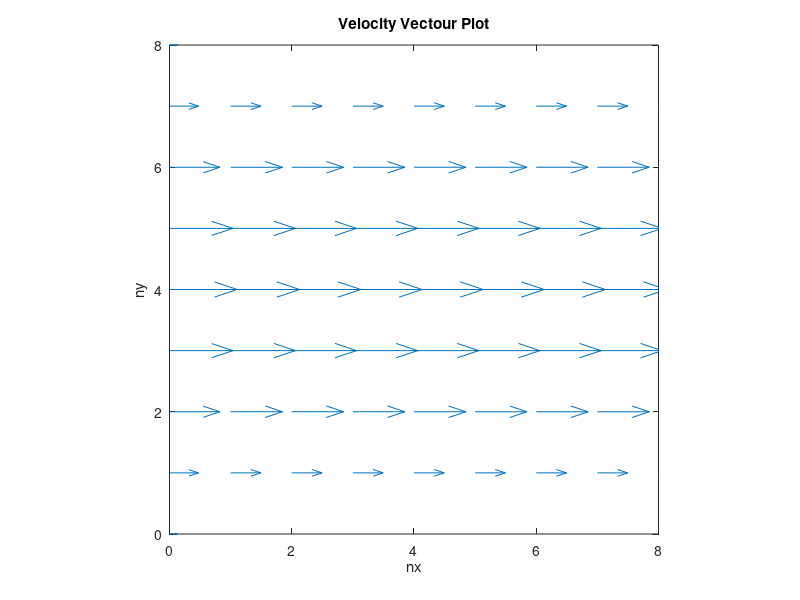
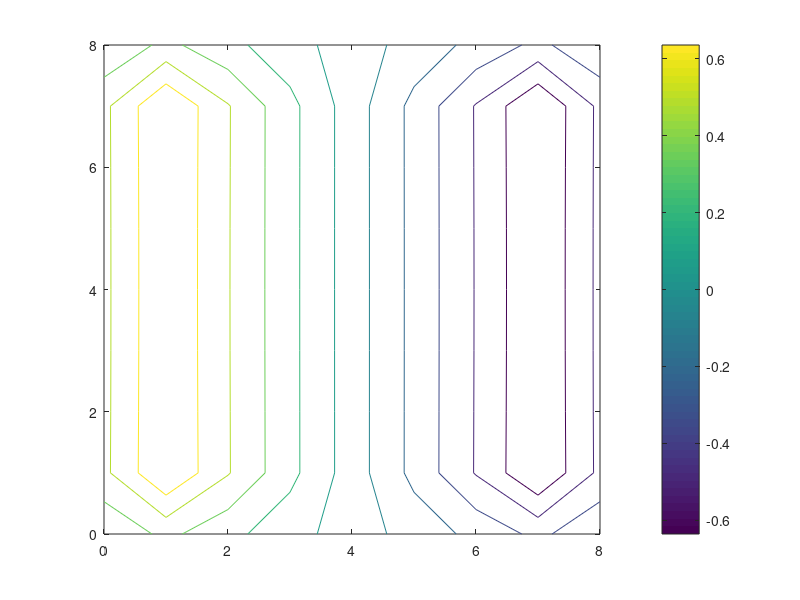

MATLAB code to generate these figures, in order:
%Stokes equation for 2D channel for
%SOR method for faster convergent
clc;
clear all;
close all;
%-----------------------------------------------------------------------
%Define all numerial values
%------------------------------------------------------------------------
Re = 1;                 %Reynolds Number
visc=1/Re;              %viscosity
nx = 8;                 %gridpoints along x
ny = 8;                 %gridpoints along y
lx = 1;                 %lenght of the domain
ly = 1;                 %width of the domain
ft=0.5;                 %final time
MaxErr = 0.001;         %maximum error for pressure
Maxit=10;              %maximum iteration
nstep= 200;
beta=1.2;               %SOR factor
dt=0.01;               %time step size
gx =0; gy=0;        %external forces

%---------------------------------------------
%Variable initialization
u = zeros(nx+1,ny+2); ut = zeros(nx+1,ny+2);  %velocity in x direction
v = zeros(nx+2,ny+1); vt = zeros(nx+2,ny+1);  %velocity in y direction
p = zeros(nx+2,ny+2);                       %pressure
t=0;                                                %Initial time
%----------------------------------------------------------------------
%set grid points
dx=lx/nx; dy=ly/ny;                         %length of the grid cell
for i = 0:nx+2
    for j = 0:ny+2
        x=dx*(i-1);
        y=dy*(j-1.5);
    end
end
%-----------------------------------------------------------------------
%Check to ensure that the defined time step meets stability condition?
if dt>0.25*(min(dx,dy))^2/visc || dt>(1/Re)
    dt=min((0.25*(min(dx,dy))^2/visc),(visc));
end
%-----------------------------------------------------------------------
%Set boundary conditions


for j=2:ny+1
    y=dy*(j-1.5);
    u(1,j)= y*(1-y);               %u at left edge
    u(nx+1,j)=y*(1-y);            %u at right edge
    
end

for i=2:nx+1
    v(i,1)=0;                   %v at bottom edge
    v(i,ny+1)=0;                %v at top edge
end


for i=2:nx+1
    u(i,ny+2)= -u(i,ny+1);       %u at top edge
    u(i,1)= -u(i,2);            %u at bottom edge
    
end

for j=2:ny
    v(nx+2,j)=-v(nx+1,j);        %v at right
    v(1,j)=-v(2,j);              %v at left
    
end
for i=2:nx+1
    p(i,ny+2)= p(i,ny+1);              %at top
    p(i,1)= p(i,2);                    %at bottom
end
for j=2:ny+1
    p(nx+2,j)=2*(1-2*visc)-p(nx+1,j);   %at right
    p(1,j)=2-p(2,j);                    %at left
end


%---------------------------------------------------------------------
%Temporary velocity
%---------------------------------------------------------------------
for n=1:nstep
    for i=2:nx
        for j=2:ny+1
            ut(i,j)=u(i,j)+dt*(visc*((u(i+1,j)-2*u(i,j)+u(i-1,j))/dx^2+...
                (u(i,j+1)-2*u(i,j)+u(i,j-1))/dy^2)+gx);
        end
    end
    
    
    for i=2:nx+1
        for j=2:ny
            vt(i,j)=v(i,j)+dt*(visc*((v(i+1,j)-2*v(i,j)+v(i-1,j))/dx^2+...
                (v(i,j+1)-2*v(i,j)+v(i,j-1))/dy^2)+gy);
        end
    end
    %---------------------------------------------------------------------
    %Update boundary values
    %---------------------------------------------------------------------
    for j=2:ny+1
        y=dy*(j-1.5);
        ut(1,j)= y*(1-y);               %u at left edge
        ut(nx+1,j)=y*(1-y);            %u at right edge
    end
    
    for i=2:nx+1
        vt(i,1)=0;                   %v at bottom edge
        vt(i,ny+1)=0;                %v at top edge
    end
    
    for i=2:nx+1
        ut(i,ny+2)= -ut(i,ny+1);       %u at top edge
        ut(i,1)= -ut(i,2);            %u at bottom edge
    end
    
    for j=2:ny
        vt(nx+2,j)=-vt(nx+1,j);        %v at right
        vt(1,j)=-vt(2,j);              %v at left
    end
    for i=2:nx+1
        p(i,ny+2)= p(i,ny+1);              %at top
        p(i,1)= p(i,2);                    %at bottom
    end
    for j=2:ny+1
        p(nx+2,j)=2*(1-2*visc)-p(nx+1,j);   %at right
        p(1,j)=2-p(2,j);                    %at left
    end
    %ut
    %vt
%-----------------------------------------------------------------------
%Solving Pressure
%-----------------------------------------------------------------------
    diag = (0.5/(1/dx^2+1/dy^2));
    for it=1:Maxit
        p_chk=p;
        for i=2:nx+1
            for j=2:ny+1
%                 rhs= (1/dt)*((ut(i,j)-ut(i-1,j))/dx...
%                     +(vt(i,j)-vt(i,j-1))/dy);
%                         p(i,j)= (1-beta)*p(i,j)+...
%                             beta*diag*( ((1/dx^2)*(p(i+1,j)+p(i-1,j))+...
%                             (1/dy^2)*(p(i,j+1)+p(i,j-1)))-rhs);
                p(i,j)=  p(i,j) + ...
                    diag*( (1/dx^2)*(p(i+1,j)-2*p(i,j)+p(i-1,j))+ ...
                    (1/dy^2)*(p(i,j+1)-2*p(i,j)+p(i,j-1)) ...
                    -(Re/dt)*((ut(i,j)-ut(i-1,j))/dx...
                    +(vt(i,j)-vt(i,j-1))/dy) );
            end
        end
        if max(max(abs(p_chk-p))) <MaxErr, break, end
        
        for i=2:nx+1
            p(i,ny+2)= p(i,ny+1);              %at top
            p(i,1)= p(i,2);                    %at bottom
        end
        for j=2:ny+1
            p(nx+2,j)=2*(1-2*visc)-p(nx+1,j);   %at right
            p(1,j)=2-p(2,j);                    %at left
        end
        
        
    end
    
    
    %----------------------------------------------------------------------
    %update velocity fields
    %----------------------------------------------------------------------
    %u velocity
    
    for i=2:nx
        for j= 2:ny+1
            u(i,j)= ut(i,j)- ((dt/Re)*((p(i+1,j)-p(i,j))/dx));
        end
    end
    %v-velocity
    for i=2:nx+1
        for j= 2:ny
            v(i,j)= vt(i,j)- ((dt/Re)*((p(i,j+1)-p(i,j))/dy));
        end
    end
    %--------------------------------------------------------------------
    for j=2:ny+1
        y=dy*(j-1.5);
        u(1,j)= y*(1-y);               %u at left edge
        u(nx+1,j)=y*(1-y);            %u at right edge
    end
    
    for i=2:nx+1
        v(i,1)=0;                   %v at bottom edge
        v(i,ny+1)=0;                %v at top edge
    end
    
    for i=2:nx+1
        u(i,ny+2)= -u(i,ny+1);       %u at top edge
        u(i,1)= -u(i,2);            %u at bottom edge
    end
    
    for j=2:ny
        v(nx+2,j)=-v(nx+1,j);        %v at right
        v(1,j)=-v(2,j);              %v at left
        
    end
    u
    v
    p
end
%t=t+dt
%relocate the grid points
p(1:nx+2,1)=0; p(1:nx+2,ny+2)=0; p(1,1:ny+2)=0; p(nx+2,1:ny+2)=0;
u_cnt(1:nx+1,1:ny+1)= 0.5 *(u(1:nx+1,1:ny+1)+u(1:nx+1,2:ny+2));
v_cnt(1:nx+1,1:ny+1)= 0.5 *(v(1:nx+1,1:ny+1)+v(2:nx+2,1:ny+1));
p_cnt(1:nx+1,1:ny+1)=0.25*(p(1:nx+1,1:ny+1)+p(2:nx+2,1:ny+1)...
    +p(1:nx+1,2:ny+2)+p(2:nx+2,2:ny+2));
wt(1:nx+1,1:ny+1)=(v(2:nx+2,1:ny+1)-v(1:nx+1,1:ny+1))/dx...
    -(u(1:nx+1,2:ny+2)-u(1:nx+1,1:ny+1))/dy;
x(1:nx+1)=(0:nx)
y(1:ny+1)=(0:ny)
%-------------------------------------------------------------------------%
%Plot the variables
%-------------------------------------------------------------------------%
figure(1), quiver(x,y,(rot90(fliplr(u_cnt))),(rot90(fliplr(v_cnt)))),...
    xlabel('nx'),ylabel('ny'),title('Velocity Vectour Plot');
axis([0 nx 0 ny]),axis('square');
%figure(2), contour(x,y,flipud(rot90(p))),axis equal, axis([0 lx 0 ly]); colorbar
figure(2), contour(x,y,(rot90(fliplr(p_cnt)))); colorbar

